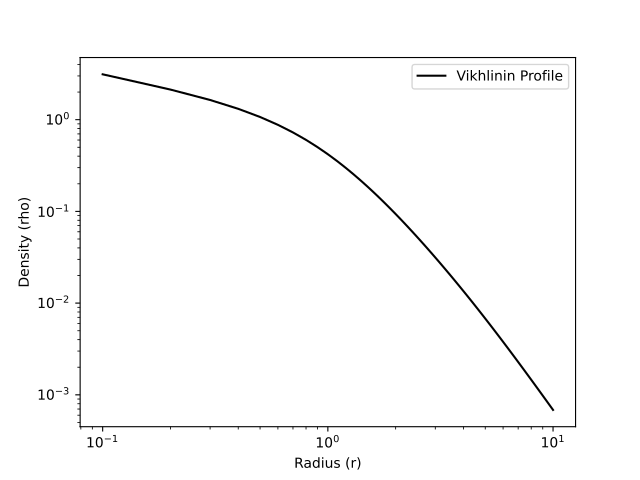

Source code (Python):
import matplotlib.pyplot as plt
from pisces.profiles.density import (
    VikhlininDensityProfile,
)
#
r = np.linspace(0.1, 10, 100)
profile = VikhlininDensityProfile(
    rho_0=1.0,
    r_c=1.0,
    r_s=5.0,
    alpha=1.0,
    beta=1.0,
    epsilon=1.0,
    gamma=3.0,
)
rho = profile(r)
#
_ = plt.loglog(
    r, rho, "k-", label="Vikhlinin Profile"
)
_ = plt.xlabel("Radius (r)")
_ = plt.ylabel("Density (rho)")
_ = plt.legend()
plt.show()
